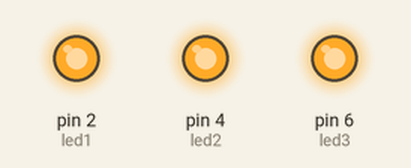
Simulated run of this sketch. Board: Arduino Uno, built with avr-gcc and run on an emulated ATmega328P. Parts: output pins drawn as LEDs (lit = HIGH).

Above: at 0.5 s.
At 2.7 s:
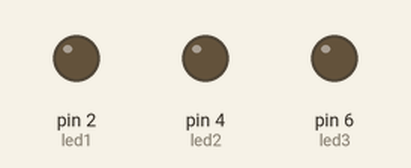
Timing chart, 0 to 3.5 s (numbered marks = the images above):
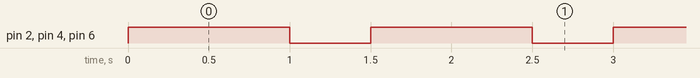

Measured:
- by itself, pin 2 (led1), pin 4 (led2), pin 6 (led3): alternates HIGH for 1.0 s and LOW for 0.50 s

The sketch:

sketch_2-3.ino
```cpp
int led1 = 2;   // LED 1 connected to pin 2
int led2 = 4;   // LED 2 connected to pin 4
int led3 = 6;   // LED 3 connected to pin 6

void setup() {
  pinMode(led1, OUTPUT);
  pinMode(led2, OUTPUT);
  pinMode(led3, OUTPUT);
}

void loop() {
  // Turn all LEDs ON
  digitalWrite(led1, HIGH);
  digitalWrite(led2, HIGH);
  digitalWrite(led3, HIGH);
  delay(1000);

  // Turn all LEDs OFF
  digitalWrite(led1, LOW);
  digitalWrite(led2, LOW);
  digitalWrite(led3, LOW);
  delay(500);
}
```
